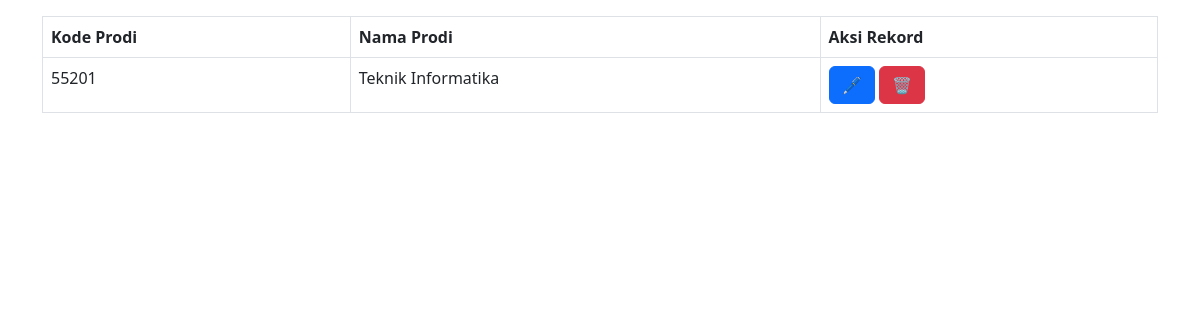
The page /hasilcariprodi.php on the database as committed earlier.
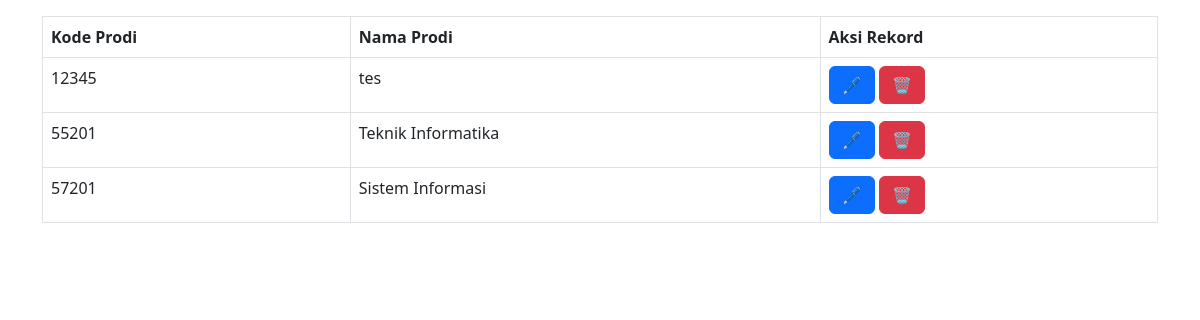
The same page on the database as committed later.
### tables this page shows
CREATE TABLE `prodi` (
  `kodeprodi` char(5) NOT NULL,
  `namaprodi` varchar(20) NOT NULL
);

### hasilcariprodi.php (the view, shortened to what this page needs)
<!DOCTYPE html>
<html lang="en">
<head>
  <link href="https://cdn.jsdelivr.net/npm/bootstrap@5.2.3/dist/css/bootstrap.min.css" rel="stylesheet">
</head>
<body>
<div class="container mt-3">
 <table class="table table-bordered">
    <thead>
      <tr>
        <th>Kode Prodi</th>
        <th>Nama Prodi</th>
        <th>Aksi Rekord</th>
      </tr>
    </thead>
    <tbody>
	<?php
	$kCari=$_POST['kCari'];
	$sqlcari="select * from prodi where kodeprodi like '%".$kCari."%' or namaprodi like '%".$kCari."%'";
	$qcari=mysqli_query($kon,$sqlcari);
	$rcari=mysqli_fetch_array($qcari);
	do {
	?>
      <tr>
        <td><?php echo $rcari['kodeprodi'];?></td>
        <td><?php echo $rcari['namaprodi'];?></td>
        <td><a href="koreksiprodi.php?kodeprodi=<?php echo $rcari['kodeprodi'];?>" target="frutama" class="btn btn-primary">🖊️</a>
		<a href="hapusprodi.php?kodeprodi=<?php echo $rcari['kodeprodi'];?>" target="frutama" class="btn btn-danger" onclick="return confirm('Apakah akan dihapus ?')">🗑️</a></td>
      </tr>
	<?php
	} while($rcari=mysqli_fetch_array($qcari));
    ?>
    </tbody>
 </table>
</div>
</body>
</html>

Rows that differ between the two databases and show on the page:
added prodi: kodeprodi "12345", namaprodi "tes"
added prodi: kodeprodi "57201", namaprodi "Sistem Informasi"
